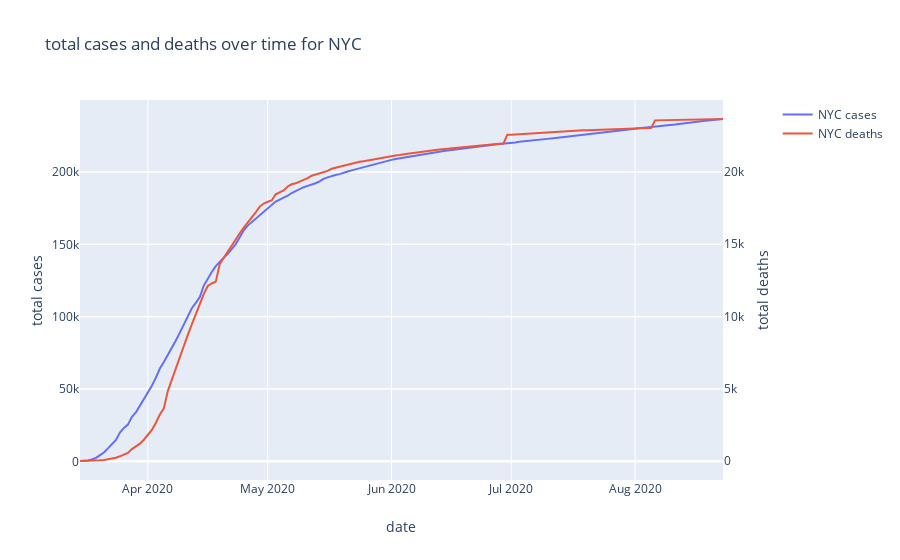

The cell this chart's notebook holds for it:
### Code cell
#create a dual axis line chart

import plotly.graph_objects as go
from plotly.subplots import make_subplots

# Create figure with secondary y-axis
fig = make_subplots(specs=[[{"secondary_y": True}]])

fig.add_trace(
    go.Scatter(name='NYC cases', x=nyc_sample['date'], y=nyc_sample['total_cases']),
    secondary_y=False,
)

fig.add_trace(
    go.Scatter(name='NYC deaths', x=nyc_sample['date'], y=nyc_sample['total_deaths']),
    secondary_y=True,
)

# Set x-axis title
fig.update_xaxes(title_text="date")

# Set y-axes titles
fig.update_yaxes(title_text="total cases", secondary_y=False)
fig.update_yaxes(title_text="total deaths", secondary_y=True)

fig.update_layout(title_text="total cases and deaths over time for NYC")

fig.show()

### Figure 1 — Plotly figure (JSON) as saved in the notebook; plotly's stock layout.template omitted (floating-point values rounded to 4 significant figures; data arrays with more than 128 entries replaced by an {"elided": "..."} marker saying what was removed)
{"data": [{"name": "NYC cases", "type": "scatter", "x": {"elided": "162 str values"}, "xaxis": "x", "y": {"elided": "162 int values"}, "yaxis": "y"}, {"name": "NYC deaths", "type": "scatter", "x": {"elided": "162 str values"}, "xaxis": "x", "y": {"elided": "162 int values"}, "yaxis": "y2"}], "layout": {"title": {"text": "total cases and deaths over time for NYC"}, "xaxis": {"anchor": "y", "domain": [0, 0.94], "title": {"text": "date"}}, "yaxis": {"anchor": "x", "domain": [0, 1], "title": {"text": "total cases"}}, "yaxis2": {"anchor": "x", "overlaying": "y", "side": "right", "title": {"text": "total deaths"}}}}
